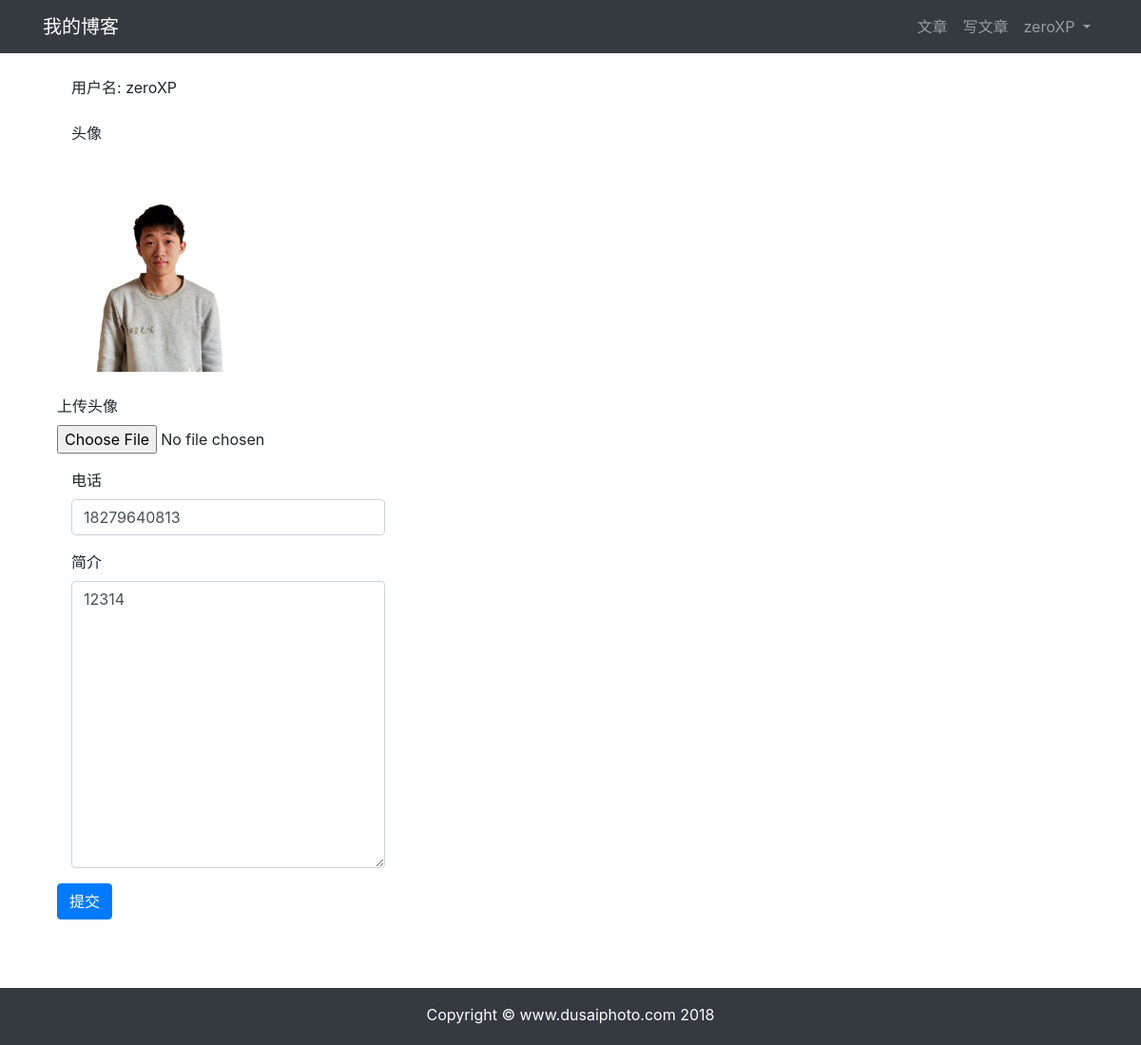
/userprofile/edit/3/ (signed in), run on the app's committed database.
### userprofile/models.py (models this page shows, shortened)
class Profile(models.Model):
    user = models.OneToOneField(User, on_delete=models.CASCADE, related_name='progile')
    phone = models.CharField(max_length=20, blank=True)
    avatar = models.ImageField(upload_to='avatar/%Y%m%d/', blank=True)
    bio = models.TextField(max_length=500, blank=True)

### userprofile/views.py (the view)
# urls.py: path('edit/<int:id>/', views.profile_edit, name='edit'),
@login_required(login_url='/userprofile/login/')
def profile_edit(request, id):
    user = User.objects.get(id=id)
    if Profile.objects.filter(user_id=id).exists():
        profile = Profile.objects.get(user_id=id)
    else:
        profile = Profile.objects.create(user=user)
        print(2)
    if request.method == 'POST':
        if request.user != user:
            return HttpResponse('你没有权限修改此用户信息！')
        profile_form = ProfileForm(request.POST, request.FILES)
        if profile_form.is_valid():
            profile_cd = profile_form.cleaned_data
            profile.phone = profile_cd['phone']
            profile.bio = profile_cd['bio']
            if 'avatar' in request.FILES:
                profile.avatar = profile_cd['avatar']
            profile.save()
            return redirect('userprofile:edit', id=id)
        else:
            return HttpResponse('注册表单输入有误，请重新输入')
    elif request.method == 'GET':
        context = { 'profile': profile, 'user': user }
        return render(request, 'userprofile/edit.html', context)
    else:
        return HttpResponse('请用GET或POST请求数据')

### templates/userprofile/edit.html (shortened to what this page needs)
{% extends "base.html" %} {% load staticfiles %}
{% block content %}
<div class="container">
    <div class="row">
        <div class="col-12">
            <br>
            <div class="col-md-4">用户名: {{ user.username }}</div>
            <br>
            {% if profile.avatar %}
            <div class="col-md-4">头像</div>
            <img src="{{ profile.avatar.url }}" style="max-width: 20%; border-radius: 15%;" class="col-md-4">
            {% else %}
            <h5 class="col-md-4">暂无头像</h5>
            {% endif %}
            <br>
            <br>
            <form method="post" action="." enctype="multipart/form-data">
                <div class="form-group">
                    <label for="avatar">上传头像</label>
                    <input type="file" class="form-control-file" name="avatar" id="avatar">
                </div>
                <div class="form-group col-md-4">
                    <label for="phone">电话</label>
                    <input type="text" class="form-control" id="phone" name="phone" value="{{ profile.phone }}">
                </div>
                <div class="form-group col-md-4">
                    <label for="bio">简介</label>
                    <textarea type="text" class="form-control" id="bio" name="bio"
                        rows="12">{{ profile.bio }}</textarea>
                </div>
                <button type="submit" class="btn btn-primary">提交</button>
            </form>
        </div>
    </div>
</div>
{% endblock content %}

### templates/header.html (shortened to what this page needs)
{% load notifications_tags %}
<nav class="navbar navbar-expand-lg navbar-dark bg-dark">
    <div class="container">
        <a class="navbar-brand" href="#">我的博客</a>
        <div>
            <ul class="navbar-nav">
                <li class="nav-item">
                    <a class="nav-link" href="{% url 'article:article_list' %}">文章</a>
                </li>
                <li class="nav-item">
                    <a class="nav-link" href="{% url 'article:article_create' %}">写文章</a>
                </li>
                {% if user.is_authenticated %}
                <li class="nav-item dropdown">
                    <a class="nav-link dropdown-toggle" href="#" id="navbarDropdown" role="button"
                        data-toggle="dropdown" aria-haspopup="true" aria-expanded="false">
                        {{ user.username }}
                    </a>
                </li>
                {% else %}
                <li class="nav-item">
                    <a class="nav-link" href="{% url 'userprofile:login' %}">登录</a>
                </li>
                {% endif %}
            </ul>
        </div>
    </div>
</nav>

### templates/base.html (style rules this page uses)
html, body { height: 100%; margin: 0; width: 100%; }
.row { margin: 0 }

### data on the page
Profile: avatar (picture), phone "18279640813", bio "12314"

### other printed values
{{ user.username }} "zeroXP"
